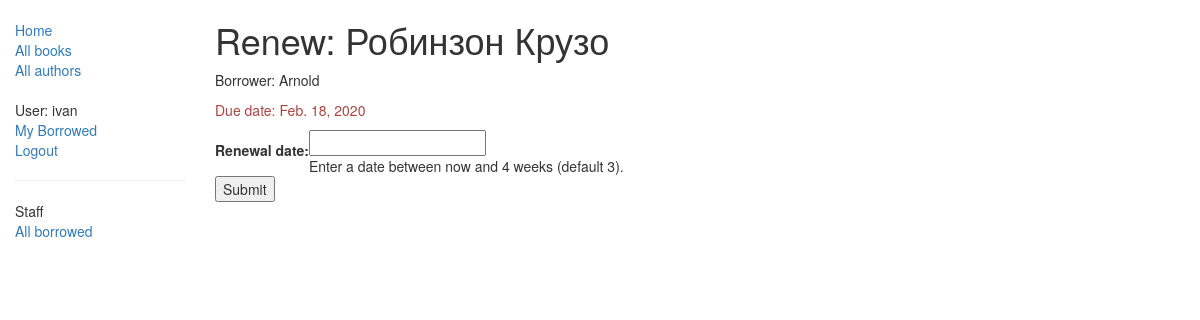
/catalog/book/a5954d65-de3b-4073-a8ab-1b58254495fc/renew/ (signed in), run on an earlier commit of the app's database.
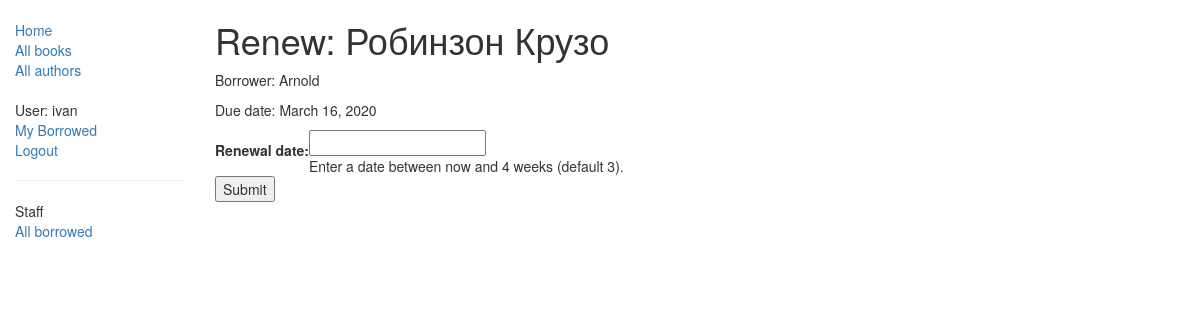
And on a later commit of the database.
### catalog/models.py (models this page shows, shortened)
class BookInstance(models.Model):
    id = models.UUIDField(primary_key=True, default=uuid.uuid4, help_text="Unique ID for this particular book "
                                                                          "across whole library")
    book = models.ForeignKey('Book', on_delete=models.SET_NULL, null=True)
    imprint = models.CharField(max_length=200)
    due_back = models.DateField(null=True, blank=True)
    LOAN_STATUS = (
        ('m', 'Maintenance'),
        ('o', 'On loan'),
        ('a', 'Available'),
        ('r', 'Reserved'),
    )
    status = models.CharField(max_length=1, choices=LOAN_STATUS, blank=True, default='m', help_text='Book availability')
    borrower = models.ForeignKey(User, on_delete=models.SET_NULL, null=True, blank=True)
    class Meta:
        ordering = ["due_back"]
        permissions = (("can_mark_returned", "Set book as returned"),)
    @property
    def is_overdue(self):
        if self.due_back and date.today() > self.due_back:
            return True
        return False

class Book(models.Model):
    title = models.CharField(max_length=200)
    author = models.ForeignKey('Author', on_delete=models.SET_NULL, null=True)
    summary = models.TextField(max_length=1000, help_text="Enter a brief description of the book")
    isbn = models.CharField('ISBN', max_length=13,
                            help_text='13 Character <a href="https://www.isbn-international.org/content/what-isbn">'
                                      'ISBN number</a>')
    genre = models.ManyToManyField(Genre, help_text="Select a genre for this book")
    language = models.ForeignKey('Language', on_delete=models.SET_NULL, null=True)
    def display_genre(self):
        """
        Creates a string for the Genre. This is required to display genre in Admin.
        """
        return ', '.join([genre.name for genre in self.genre.all()[:3]])
    display_genre.short_description = 'Genre'

### catalog/views.py (the view)
# urls.py: re_path(r'^book/(?P<pk>[-\w]+)/renew/$', views.renew_book_librarian, name='renew-book-librarian'),
@permission_required('catalog.can_mark_returned')
def renew_book_librarian(request, pk):
    book_inst = get_object_or_404(BookInstance, pk=pk)
    if request.method == 'POST':
        form = RenewBookModelForm(request.POST)
        if form.is_valid():
            book_inst.due_back = form.cleaned_data['renewal_date']
            book_inst.save()
            return HttpResponseRedirect(reverse('all-borrowed'))
    else:
        proposed_renewal_date = datetime.date.today() + datetime.timedelta(weeks=3)
        form = RenewBookModelForm(initial={'renewal_date': proposed_renewal_date, })
    return render(request, 'catalog/book_renew_librarian.html', {'form': form, 'bookinst': book_inst})

### catalog/forms.py (shortened to what this page needs)
class RenewBookModelForm(ModelForm):
    class Meta:
        model = BookInstance
        fields = ['due_back', ]
        labels = {'due_back': _('Renewal date'), }
        help_texts = {'due_back': _('Enter a date between now and 4 weeks (default 3).'), }

### catalog/templates/catalog/book_renew_librarian.html (shortened to what this page needs)
{% extends "base_generic.html" %}
{% block content %}
    <h1>Renew: {{bookinst.book.title}}</h1>
    <p>Borrower: {{bookinst.borrower}}</p>
    <p{% if bookinst.is_overdue %} class="text-danger"{% endif %}>Due date: {{bookinst.due_back}}</p>
    <form action="" method="post">
        <table>
        {{ form }}
        </table>
        <input type="submit" value="Submit" />
    </form>
{% endblock %}

What changed in the data, as far as the page shows it:
changed BookInstance "Робинзон Крузо": due_back "Feb. 18, 2020" → "March 16, 2020"
